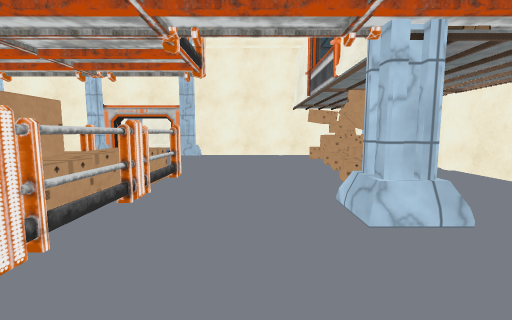
View 1 (above)

22 first-person views from a walk through a 3-D level made in the Unity game engine. The camera is 1.4 m above the floor, tilts 6° down and sees 90° across. Doors are open. The floor is counted in squares, 1 m on a side. Each view is taken from the middle of a square. On the plan, view 1 faces up. The plan holds only what a view shows up to about 13 squares ahead; the rest is blank. The place goes on beyond the plan. The player character is not drawn. Some animated figures are left out. Some surface patterns are stand-ins.

View 2
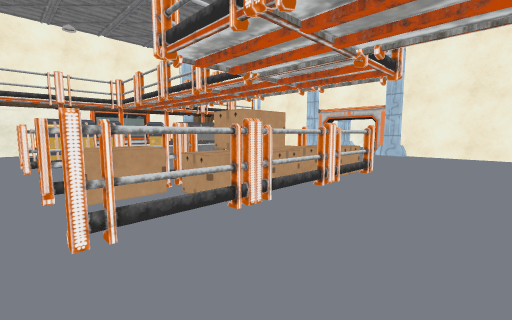

View 3
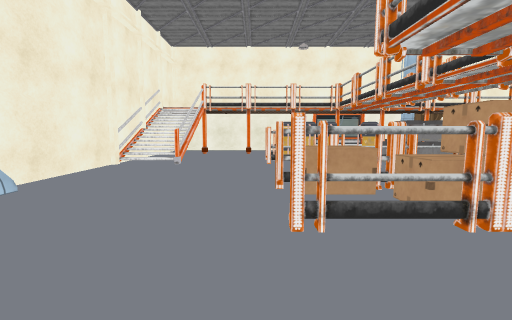

View 4
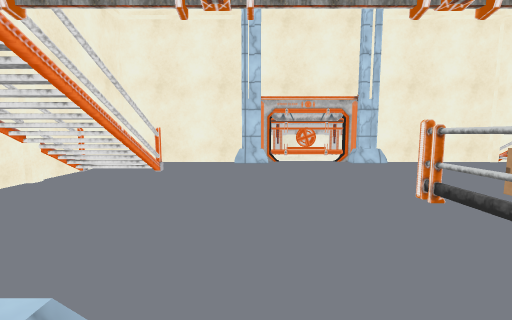

View 5
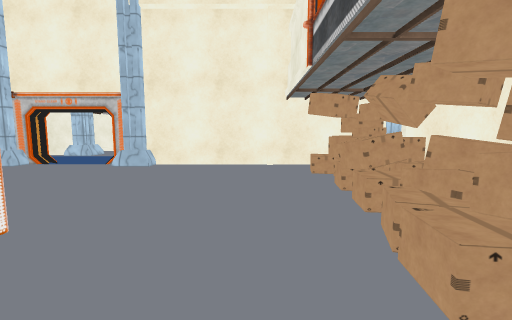

View 6
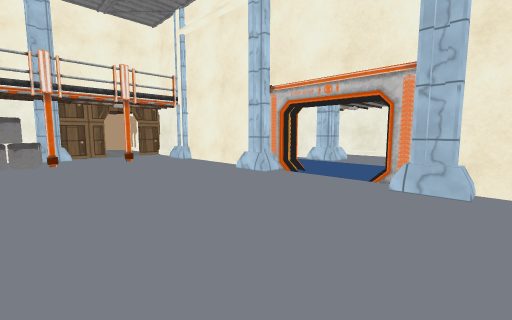

View 7
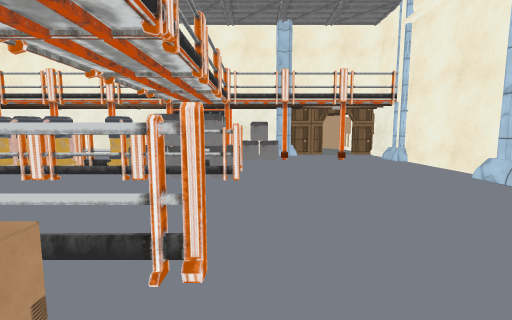

View 8
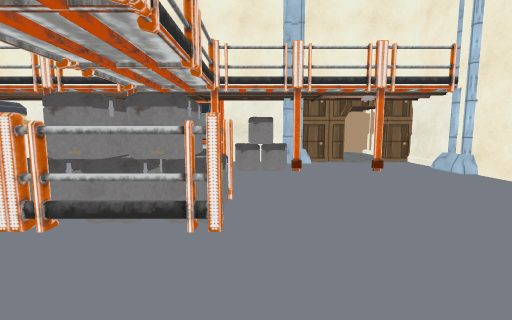

View 9
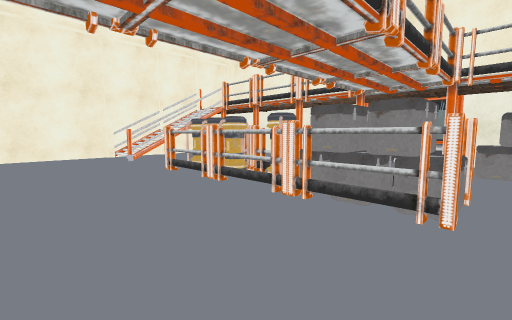

View 10
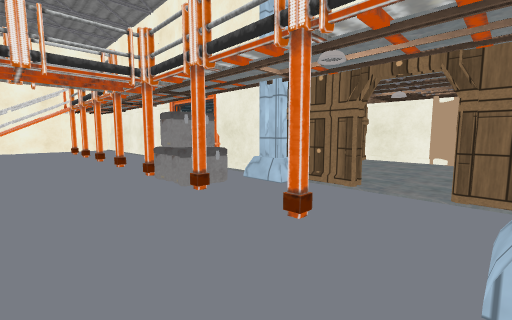

View 11
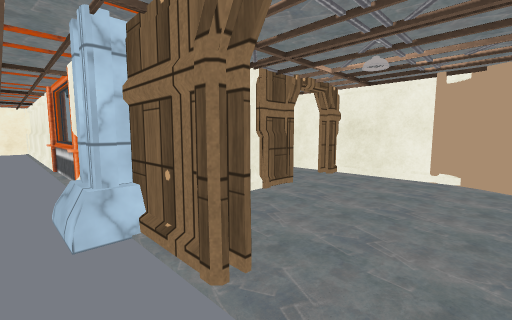

View 12
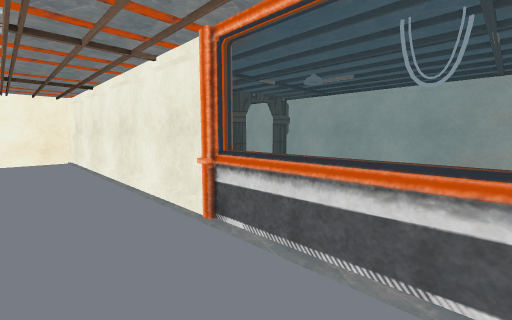

View 13
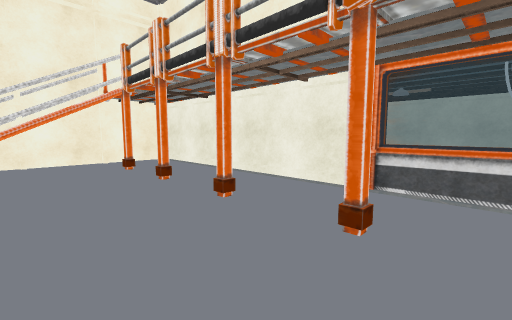

View 14
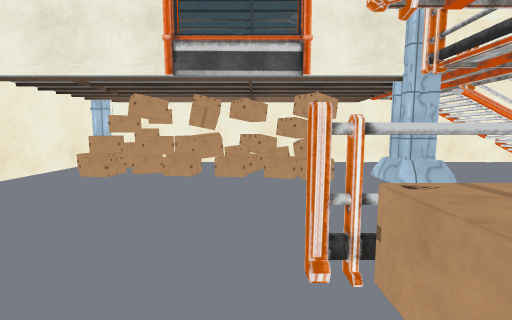

View 15
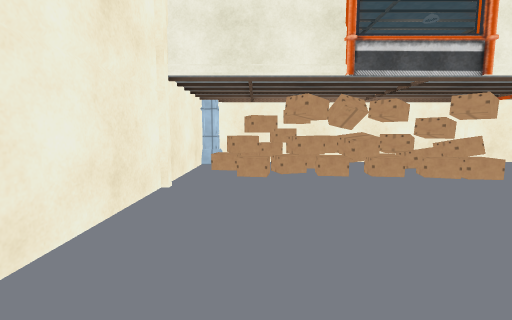

View 16
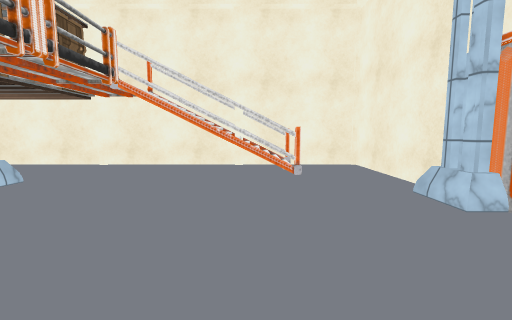

View 17
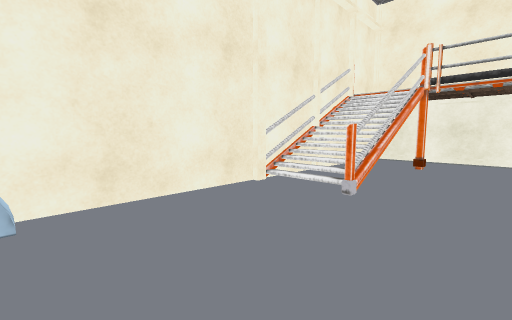

View 18
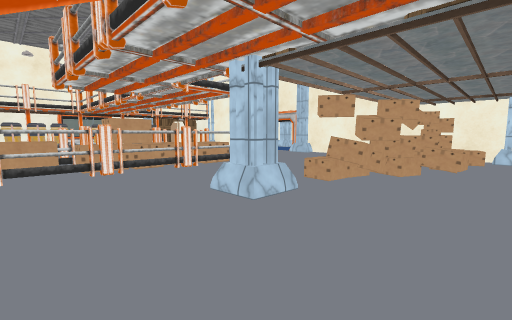

View 19
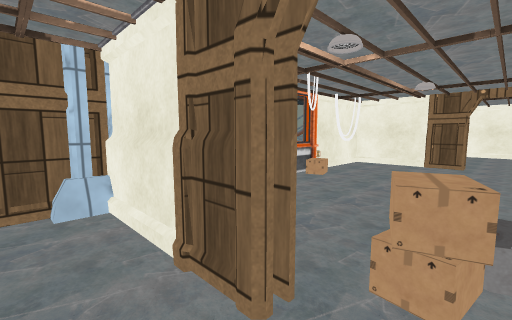

View 20
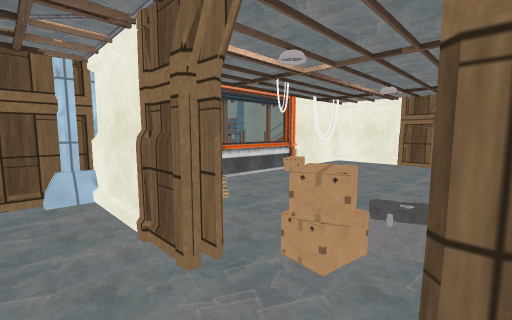

View 21
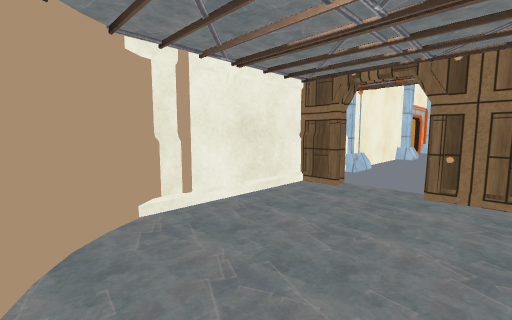

View 22
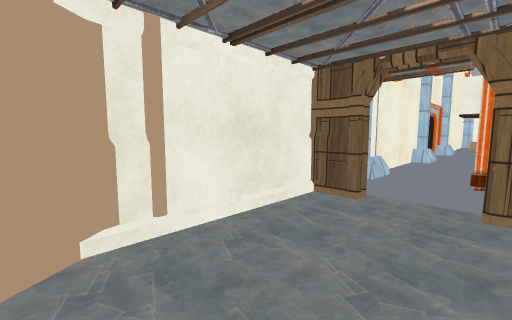

### Floor plan
Points are (right, up) in squares from view 1. A wall is a line through its corners. A room is listed if a view was taken in it or the views show most of it. See-through windows are left out.
Room 1 (views 1, 2, 3, 4, 5, 6, 7, 8, 9, 10, 11, 12, 13, 14, 15, 16, 17, 18)
walls: (1.8, 4.9) (2.9, 4.9) (2.9, 3.8); (2, 3.8) (2, 5.1); (3.1, 4) (1.8, 4); (-14.1, -4.5) (-12.9, -4.5); (-5, -7.1) (-3.6, -7.1); (-10.8, -7.2) (-10.2, -7.2); (-10.4, -7.4) (-5, -7.4); (-9.6, 16) (-10.5, 16); (-10.5, 15.8) (-10.5, 16.4) (-15.9, 16.4); (-3.4, -7.8) (-0.5, -7.8); (-19.4, 3.4) (-19.4, -7.4) (-10.9, -7.4); (-9.6, 16.4) (-9.6, 15.8); (4.5, -2) (4.5, -0.9); (-16.8, -4.5) (-16.2, -4.5); (-14, -7.2) (-13.5, -7.2); (0.5, -7.1) (1.9, -7.1); (-20.3, 1.2) (-20, 1.5); (0.8, -7.5) (0.8, -6.9); (-19.4, 10.5) (-19.4, 7.5); (7.2, 3.5) (7.2, 4); (1.6, -7.4) (7.5, -7.4) (7.5, 15.6) (6.6, 15.6); (-19.5, 11.2) (-18.8, 11.2) (-18.8, 10); (-15.6, 16.3) (-17, 16.3); (1.6, 16.4) (-3.8, 16.4) (-3.8, 16) (-4.9, 16); (7.2, 9.5) (7.2, 10); (-19.4, 13.2) (-19.4, 10.9); (-19.6, 13.2) (-19.6, 12.9); (7.2, -2.5) (7.2, -2); (-16.6, 16.4) (-19.4, 16.4) (-19.4, 15.2) (-19.6, 15.2); (-23.8, -0.4) (-19.6, -0.4) (-19.6, 3.4); (6.8, 15.8) (6.8, 16.4); (6.6, 16.4) (1.8, 16.4); (7.5, 15.8) (6.6, 15.8); (-26.4, 7.1) (-26.4, -0.4)
low walls: (1.8, 3.7) (1.8, 5.1) (3.2, 5.1) (3.2, 3.7) (1.8, 3.7); (-5, -7.4) (-5, -6.8) (-3.6, -6.8) (-3.6, -7.4); (-9.6, 15.8) (-10.5, 15.8); (-3.6, 16.5) (-3.6, 15.8) (-5.1, 15.8); (0.6, -7.5) (0.6, -6.8) (2, -6.8); (-19.5, 11.5) (-18.5, 11.5) (-18.5, 9.9); (-15.6, 16) (-17, 16); (-15.6, 16.5) (-15.6, 16.3); (-17, 16.3) (-17, 16.4); (6.6, 15.6) (6.6, 16.4)
ways out: opening at (-20, 14.5) to room 2; open door at (-7, 17)
objects: other object (-20, 4) to (-20, 7); other object (-17, 8) to (-17, 9); other object (-17, 10) to (-16, 10); other object (-12, 0) to (-12, 2); other object (-12, 3) to (-12, 5); other object (-12, 6); other object (-12, 7) to (-11, 7); other object (-12, 8) to (-11, 8); other object (-11, 0) to (-11, 2); other object (-11, 3) to (-11, 5); other object (-11, 6); other object (-9, 17); other object (-5, 0) to (-5, 2); other object (-5, 3) to (-5, 5); other object (-5, 6) to (-5, 8); other object (-4, 0) to (-4, 1); other object (-4, 2); other object (-4, 3); other object (-4, 4) to (-4, 5); other object (-4, 6) to (-4, 8); other object (-3, 0) to (-3, 2); other object (-3, 3) to (-3, 5); other object (-3, 6) to (-3, 8); other object (0, -9) to (1, -8); other object (3, 7); other object (3, 8) to (3, 9); other object (3, 10); other object (3, 11); other object (3, 12) to (4, 12); other object (3, 14) to (4, 14); other object (4, 7) to (5, 8); other object (4, 9) to (4, 10); other object (4, 11); other object (4, 13); other object (4, 15) to (5, 15); other object (5, 9) to (6, 10); other object (5, 11); other object (5, 12) to (6, 12); other object (5, 13); other object (5, 14); other object (6, 14) to (6, 15)
Room 2 (views 19, 20, 21, 22)
walls: (-23.9, 16.4) (-24.6, 16.2); (-24.4, 16.3) (-25.1, 15.9); (-25, 16) (-25.6, 15.5); (-25.5, 15.6) (-25.9, 15); (-25.1, 16.1) (-25.7, 15.7); (-25.8, 15.1) (-26.3, 14.3) (-26.4, 13.6); (-26.1, 14.7) (-26.3, 14); (-23.8, 10.8) (-19.6, 10.8); (-26.4, 13.7) (-26.4, 10.8) (-25.8, 10.8); (-19.6, 15.2) (-19.6, 16.3); (-21.6, 10.5) (-19.6, 10.5) (-19.6, 13.2); (-19.6, 16.4) (-24.1, 16.4)
low walls: (-19.6, 16.3) (-20.5, 16.3); (-20, 10.5) (-20, 11.5)
ways out: opening at (-20, 14.5) to room 1; open door at (-24, 10.6) to room 3
Room 3 (no view inside)
walls: (-25.8, 10.8) (-25.8, 10.2)
ways out: open door at (-24, 10.6) to room 2
objects: other object (-24, 10)

Positions as (right, up) in squares from view 1, and headings:
1: (0, 0), facing up
2: (1, -1), facing up-left
3: (1, -1), facing left
4: (1, 5), facing down
5: (1, 5), facing up
6: (-3, 9), facing up-left
7: (-3, 9), facing left
8: (-7, 9), facing left
9: (-6, 9), facing down-left
10: (-13, 16), facing down-left
11: (-18, 15), facing down-left
12: (-17, 7), facing down-left
13: (-13, 6), facing down-left
14: (-5, 9), facing right
15: (-5, 14), facing right
16: (-4, -3), facing right
17: (-5, -2), facing down-left
18: (7, 0), facing up-left
19: (-25, 12), facing down-right
20: (-26, 12), facing down-right
21: (-26, 12), facing up-right
22: (-25, 13), facing up-right
